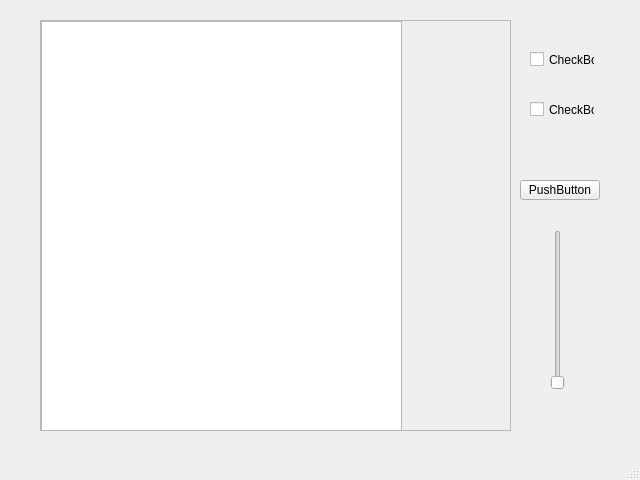
<?xml version="1.0" encoding="UTF-8"?>
<ui version="4.0">
 <class>MainWindow</class>
 <widget class="QMainWindow" name="MainWindow">
  <property name="geometry">
   <rect>
    <x>0</x>
    <y>0</y>
    <width>640</width>
    <height>480</height>
   </rect>
  </property>
  <property name="windowTitle">
   <string>MainWindow</string>
  </property>
  <widget class="QWidget" name="centralwidget">
   <widget class="QScrollArea" name="scrollArea">
    <property name="geometry">
     <rect>
      <x>40</x>
      <y>20</y>
      <width>471</width>
      <height>411</height>
     </rect>
    </property>
    <property name="widgetResizable">
     <bool>true</bool>
    </property>
    <widget class="QWidget" name="scrollAreaWidgetContents">
     <property name="geometry">
      <rect>
       <x>0</x>
       <y>0</y>
       <width>469</width>
       <height>409</height>
      </rect>
     </property>
     <widget class="QTextEdit" name="textEdit">
      <property name="geometry">
       <rect>
        <x>0</x>
        <y>0</y>
        <width>361</width>
        <height>411</height>
       </rect>
      </property>
     </widget>
    </widget>
   </widget>
   <widget class="QCheckBox" name="checkBox">
    <property name="geometry">
     <rect>
      <x>530</x>
      <y>50</y>
      <width>65</width>
      <height>19</height>
     </rect>
    </property>
    <property name="text">
     <string>CheckBox</string>
    </property>
   </widget>
   <widget class="QPushButton" name="pushButton">
    <property name="geometry">
     <rect>
      <x>520</x>
      <y>180</y>
      <width>80</width>
      <height>20</height>
     </rect>
    </property>
    <property name="text">
     <string>PushButton</string>
    </property>
   </widget>
   <widget class="QCheckBox" name="checkBox_2">
    <property name="geometry">
     <rect>
      <x>530</x>
      <y>100</y>
      <width>65</width>
      <height>19</height>
     </rect>
    </property>
    <property name="text">
     <string>CheckBox</string>
    </property>
   </widget>
   <widget class="QSlider" name="verticalSlider">
    <property name="geometry">
     <rect>
      <x>550</x>
      <y>230</y>
      <width>16</width>
      <height>160</height>
     </rect>
    </property>
    <property name="orientation">
     <enum>Qt::Vertical</enum>
    </property>
   </widget>
  </widget>
  <widget class="QMenuBar" name="menubar">
   <property name="geometry">
    <rect>
     <x>0</x>
     <y>0</y>
     <width>640</width>
     <height>20</height>
    </rect>
   </property>
  </widget>
  <widget class="QStatusBar" name="statusbar"/>
 </widget>
 <resources/>
 <connections/>
</ui>
